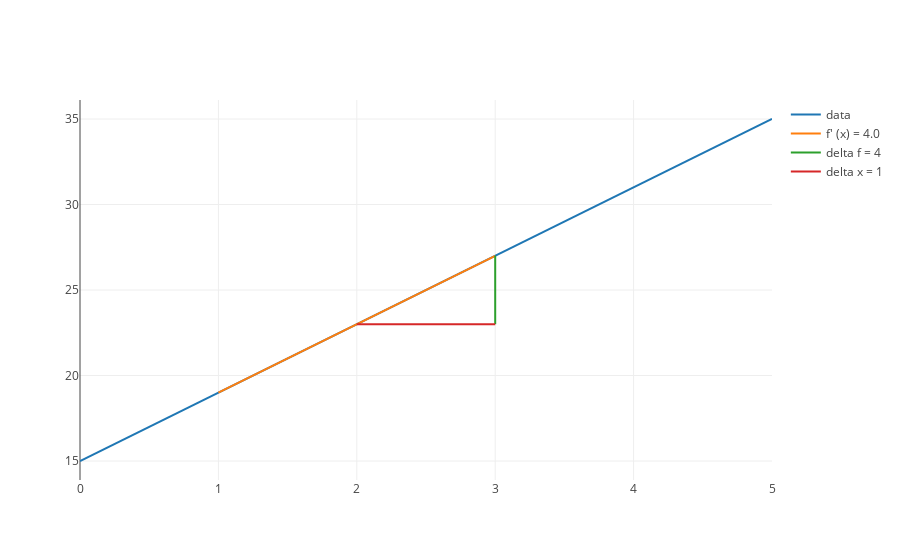

Source (notebook cell):
### Code cell
delta_x = 1

# derivative_traces(list_of_terms, x_value, line_length = 4, delta_x = .01)

three_x_plus_tangents = delta_traces(four_x_plus_fifteen, 2, line_length= 2*1, delta_x = delta_x)

# only plot the list of traces, if three_x_plus_tangents, does not look like [None, None, None]
if list(filter(None.__ne__, three_x_plus_tangents)):
    plot([four_x_plus_fifteen_trace, *three_x_plus_tangents])

### Figure 1 — Plotly figure (JSON) as saved in the notebook; plotly's stock layout.template omitted (floating-point values rounded to 4 significant figures)
{"data": [{"mode": "lines", "name": "data", "text": [], "type": "scatter", "uid": "4e6bbc28-d722-11e8-8b74-34159e1c7ef8", "x": [0, 1, 2, 3, 4, 5], "y": [15, 19, 23, 27, 31, 35]}, {"mode": "lines", "name": "f' (x) = 4.0", "text": [], "type": "scatter", "uid": "4e6bbf52-d722-11e8-8323-34159e1c7ef8", "x": [1, 2, 3], "y": [19, 23, 27]}, {"mode": "lines", "name": "delta f = 4", "text": [], "type": "scatter", "uid": "4e6bc10a-d722-11e8-81b7-34159e1c7ef8", "x": [3, 3], "y": [23, 27]}, {"mode": "lines", "name": "delta x = 1", "text": [], "type": "scatter", "uid": "4e6bc2ae-d722-11e8-bc58-34159e1c7ef8", "x": [2, 3], "y": [23, 23]}], "layout": {}}
